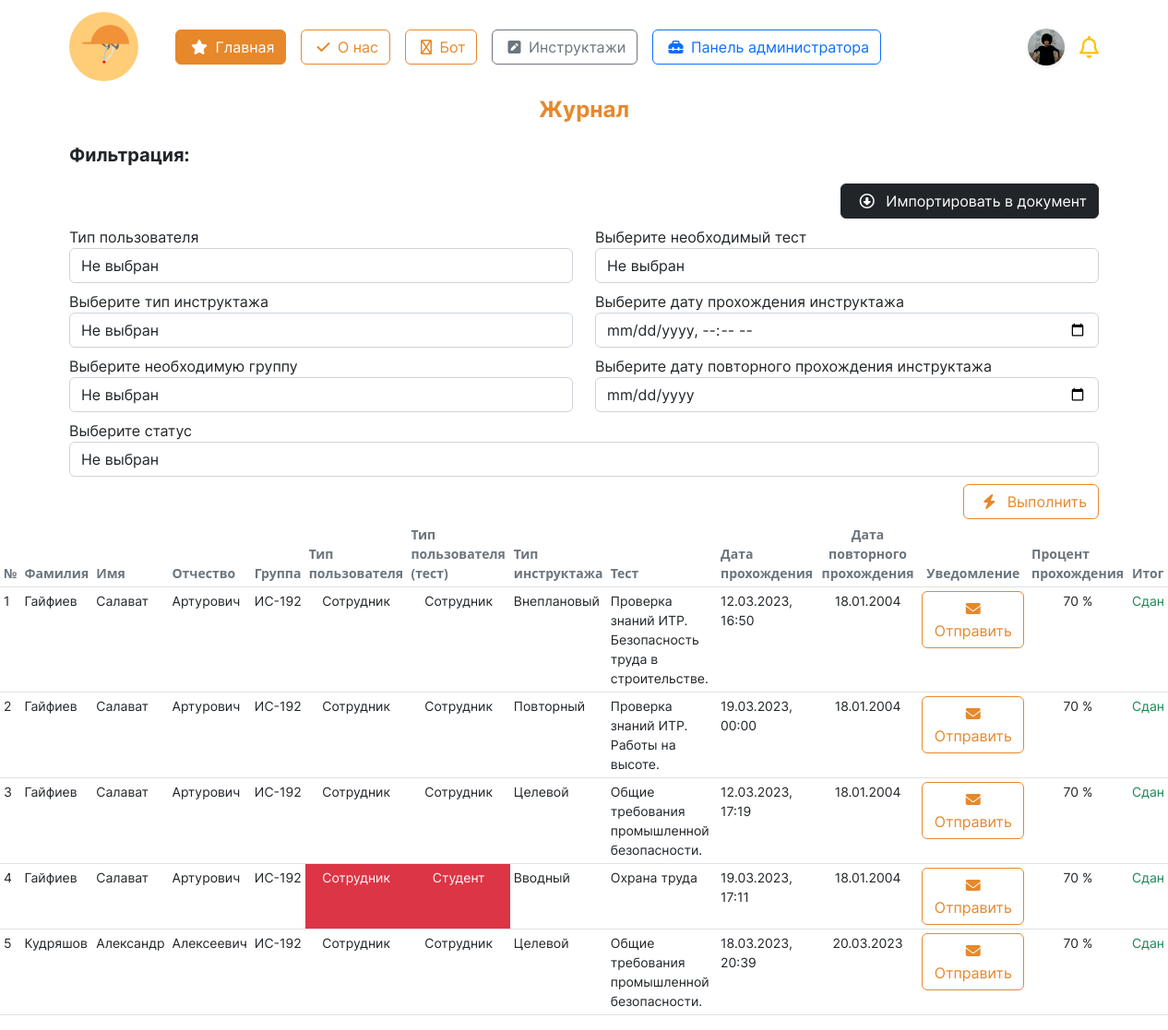
Screenshot of /account/journal/ (signed in) with the database file from the repository.
### initru/models.py (models this page shows, shortened)
class CustomUser(AbstractUser):  # custom user for Users with django
    gen = (
        ('m', 'Мужской'),
        ('j', 'Женский')
    )
    patronymic = models.CharField(
        'Отчество',
        max_length=250,
    )
    gender = models.CharField(
        'Пол', choices=gen,
        max_length=3, null=True,
    )
    birthday_date = models.DateField(
        'Дата рождения', null=True,
    )
    region  = models.ForeignKey(
        Region, on_delete=models.CASCADE,
        null=True, verbose_name='Регион',
    )
    city  = ChainedForeignKey(
        City,
        chained_field='region',
        chained_model_field="region",
        show_all=False,
        auto_choose=True,
        null=True,
        sort=True, verbose_name = 'Город')
    street  = models.ForeignKey(
        Street, on_delete=models.CASCADE,
        null=True, verbose_name='Улица',
    )
    house = models.IntegerField(
        "Номер дома", null=True,
    )
    flat = models.IntegerField(
        'Этаж', null=True,
    )
    avatar = models.ImageField(
        'Изображение пользователя',
        upload_to='images/users/',
        null=True,
        blank=True,
    )
    phone_number = models.CharField(
        'Номер телефона', max_length=20,unique=True,
        blank=False, null=True,
    )
    type_user  = models.ForeignKey(
        typeuser, on_delete=models.CASCADE,
        verbose_name='Тип пользователя', null=True,
    )
    groupStud  = models.ForeignKey(
        Groups, on_delete=models.CASCADE,
        verbose_name='Группа', null=True,
        blank=True
    )
    role  = models.ForeignKey(
        role, on_delete=models.CASCADE,
        null=True, verbose_name='Роль',
    )
    date_end = models.DateField(
        'Дата завершения зачисления',
        null=True,
    )

class res(models.Model):
    user  = models.ForeignKey( CustomUser, on_delete=models.CASCADE, verbose_name='Пользователь')
    instruction  = models.ForeignKey( inst, on_delete=models.CASCADE, verbose_name='Инструктаж')
    quiz = models.ForeignKey(test, on_delete=models.CASCADE, verbose_name= 'Тест')
    date_instruction = models.DateTimeField( 'Дата прохождения инструктажа')
    date_instruction_end = models.DateField('Повторное прохождение', null=True)
    result = models.IntegerField( 'Результат в %')
    mark = models.CharField('Прошел', max_length=255)
    class Meta:
        verbose_name = 'Результат'
        verbose_name_plural = 'Результаты'

class Groups(models.Model):
    name_group = models.CharField(
        'Название группы',
        max_length=8
    )
    special  = models.ForeignKey(
        Spec, on_delete=models.CASCADE,
        null=False, verbose_name='Специальность'
    )
    class Meta:
        verbose_name = 'Группа'
        verbose_name_plural = 'Группы'
    def __str__(self):
        return f'{self.name_group}'

class typeuser(models.Model):
    name_type_user = models.CharField(
        "Название типа пользователя",
        max_length=15
    )
    class Meta:
        verbose_name = 'Тип пользователя'
        verbose_name_plural = 'Тип пользователей'
    def __str__(self):
        return f'{self.name_type_user}'

class test(models.Model):
    instruction = models.ForeignKey( inst, on_delete=models.CASCADE, verbose_name='Инструктаж' )
    name_test = models.CharField( 'Название теста инструктажа', max_length=125 )
    number_of_questions = models.IntegerField('Количество вопросов') ##
    time = models.IntegerField('Ограничение по времени') ##
    required_score_to_pass = models.IntegerField('Рекомендуемый балл в %', help_text='Рекомендуемый балл в %')
    type_user  = models.ForeignKey(typeuser, on_delete=models.CASCADE, verbose_name='Тип пользователя')
    file = models.FileField( 'Файл к тесту', upload_to='instr/', null=True, blank=True)
    class Meta:
        verbose_name = 'Тест'
        verbose_name_plural = 'Тесты'

class inst(models.Model):
    name_instruction = models.CharField(
        'Название инструктажа',
        max_length=64
    )
    date_period = models.IntegerField(
        'Период инструктажа'
    )
    class Meta:
        verbose_name = 'Инструктаж'
        verbose_name_plural = 'Инструктажи'

### initru/views.py (the view, shortened to what this page needs)
# urls.py: path('account/journal/', journalView, name = "journal_view"),
@login_required(login_url='account/login/')
def journalView(request):
    page_name = 'forOss/journal.html'
    role = list(request.user.groups.values_list(
        'name', flat=True))  # получение поли
    if request.user.is_superuser or role[0] == 'Специалист по охране труда':
        obj_res = None  # Для результатов
        obj_briefs = inst.objects.all()  # получение инструктажей
        obj_type_users = typeuser.objects.all()  # получение тип пользователей
        obj_groups = Groups.objects.all()  # получение групп
        obj_quizes = test.objects.all()  # получение тестов
        obj_results_user = res.objects.filter(mark='Сдан')  # получение зачетов
    else:
        return render(request, "error.html")
    values = {
        'type_brief': obj_briefs,
        'type_users': obj_type_users,
        'groups': obj_groups,
        'quiz': obj_quizes,
        'users': obj_results_user,
    }
    return render(request, page_name, values)

### initru/templates/forOss/journal.html (shortened to what this page needs)
{% extends '../base.html' %}
{% load static %}
{% block content %}
<div>
    <div>
        <p class="text-center fw-bold fs-4" style='color:#E7882B; font-family: "Inter-Bold";'>Журнал</p>
    </div>
    <div class='container' style ='font-family: "Inter-Regular";'>
        <p class='fs-5' style='font-family: "Inter-Bold";'>Фильтрация:</p>
        <form id="filter-form">
            <div class = 'd-flex flex-row-reverse mb-2'>
                <button type = 'submit' class = 'btn btn-dark'>
                    <i class="fa-regular fa-circle-down mx-2"></i>
                    Импортировать в документ
                </button>
            </div>
            <div class = 'row'>
                <div class = 'col'>
                    <div class='box mb-2'>
                        <label for="id_type_user">
                            Тип пользователя
                        </label>
                        <select class='form-control  ' name="type_user" id="id_type_user">
                            <option selected class='text-warning fw-bold text-uppercase' value="">Не выбран</option>
                        </select>
                    </div>
                    <div class='box mb-2'>
                        <label for="id_type_brief">
                            Выберите тип инструктажа
                        </label>
                        <select class='form-control  ' name="type_brief" id="id_type_brief">
                            <option selected class='text-warning fw-bold text-uppercase' value="">Не выбран</option>
                        </select>
                    </div>
                    <div class='box mb-2'>
                        <label for="id_group">
                            Выберите необходимую группу
                        </label>
                        <select class='form-control' name="group" id="id_group">
                            <option selected class='text-warning fw-bold text-uppercase' value="">Не выбран</option>
                        </select>
                    </div>
                </div>
                <div class = 'col-6'>
                    <div class='box mb-2'>
                        <label for="id_quiz">
                            Выберите необходимый тест
                        </label>
                        <select class='form-control' name="quiz" id="id_quiz">
                            <option selected class='text-warning fw-bold text-uppercase' value="">Не выбран</option>
                        </select>
                    </div>
                    <div class='box mb-2'>
                        <label for="id_date_start">
                            Выберите дату прохождения инструктажа
                        </label>
                        <input class = 'form-control  ' name = 'date_start' id ='id_date_start' type="datetime-local" placeholder="Выберите дату">
                    </div>
                    <div class='box mb-2'>
                        <label for="id_date_end">
                            Выберите дату повторного прохождения инструктажа
                        </label>
                        <input class = 'form-control' name = 'date_end' id ='id_date_end' type="date" placeholder="Выберите дату">
                    </div>
                </div>
            </div>
            <div class='box mb-2'>
                <label for="id_date_start">
                    Выберите статус
                </label>
                <select class='form-control' name="mark" id="id_mark">
                    <option selected class='text-warning fw-bold text-uppercase' value="">Не выбран</option>
                </select>
            </div>
            <div class = 'float-end'>
                <button class = 'btn btn-outline-orange'>
                    <i class="fa-solid fa-bolt mx-2"></i>
                    Выполнить
                </button>
            </div>
        </form>
    </div>
    <div class = 'tables mt-5'>
        <table id = 'table' class = 'table table-hover table-sm' style="font-size: 14px;">
            <thead>
                <tr>
                    <th class = 'text-secondary' scope="col">№</th>
                    <th class = 'text-secondary' scope="col">Фамилия</th>
                    <th class = 'text-secondary' scope="col">Имя</th>
                    <th class = 'text-secondary' scope="col">Отчество</th>
                    <th class = 'text-secondary' scope="col">Группа</th>
                    <th class = 'text-secondary' scope="col">Тип пользователя</th>
                    <th class = 'text-secondary' scope="col">Тип пользователя (тест)</th>
                    <th class = 'text-secondary' scope="col">Тип инструктажа</th>
                    <th class = 'text-secondary' scope="col">Тест</th>
                    <th class = 'text-secondary' scope="col">Дата прохождения</th>
                    <th class = 'text-secondary text-center' scope="col">Дата повторного прохождения</th>
                    <th class = 'text-secondary text-center' scope="col">Уведомление</th>
                    <th class = 'text-secondary' scope="col">Процент прохождения</th>
                    <th class = 'text-secondary' scope="col">Итог</th>
                </tr>
            </thead>
            <tbody id = 'id_tbody' style='font-family: "Inter-Regular";'>
                {% for u in users %}
                    <tr>
                        <td>
                            {{ forloop.counter }}
                        </td>
                        <td>
                            {{ u.user.last_name }}
                        </td>
                        <td>
                            {{ u.user.first_name }}
                        </td>
                        <td>
                            {{ u.user.patronymic }}
                        </td>
                        <td>
                            {{ u.user.groupStud }}
                        </td>
                            {% if u.user.type_user == u.quiz.type_user %}
                                <td class = 'text-center'>
                                    {{ u.user.type_user }}
                                </td>
                                <td class = 'text-center'>
                                    {{ u.quiz.type_user }}
                                </td>
                            {% else %}
                                <td class = 'bg-danger text-light text-center'>
                                    {{ u.user.type_user }}
                                </td>
                                <td class = 'bg-danger text-light text-center'>
                                    {{ u.quiz.type_user }}
                                </td>
                            {% endif %}
                        <td>
                            {{ u.instruction.name_instruction }}
                        </td>
                        <td>
                            {{ u.quiz.name_test }}
                        </td>
                        <td>
                            {{ u.date_instruction|date:"d.m.Y, H:i" }}
                        </td>
                        <td class="text-center">
                            {{ u.date_instruction_end|date:"d.m.Y" }}
                        </td>
                        <td class="text-center">
                            <button class = 'btn btn-outline-orange'>
                                <i class="fa-solid fa-envelope mx-2"></i>
                                Отправить
                            </button>
                        </td>
                        <td class="text-center">
                            {{ u.result }} %
                        </td>
                        <td>
                            {% if u.mark == 'Не сдан' %}
                                <span class = 'text-danger'> {{ u.mark }}</span>
                            {% else %}
                                <span class = 'text-success'> {{ u.mark }}</span>
                            {% endif %}
                        </td>
                    </tr>
                {% empty %}
                    <tr>
                        <td>Пока пусто.</td>
                    </tr>
                {% endfor %}
            </tbody>
        </table>
    </div>
</div>
{% endblock content %}

### initru/templates/base.html (shortened to what this page needs)
<!DOCTYPE html>
{% load static %}
<html lang="ru">
<head>
	<link rel="stylesheet" href="{% static 'css/bootstrap.min.css' %}">
	<link rel="stylesheet" href="{% static 'css/style.css' %}">
	<link href="{% static 'fontawesomefree/css/fontawesome.css' %}" rel="stylesheet" type="text/css">
	<link href="{% static 'fontawesomefree/css/brands.css' %}" rel="stylesheet" type="text/css">
	<link href="{% static 'fontawesomefree/css/solid.css' %}" rel="stylesheet" type="text/css">
</head>
<header>
	<nav class="navbar" style='font-family: "Inter-Regular";'>
		<div class="container">
			<div class='d-flex align-items-center'>
				<a href="{% url 'main' %}" class="navbar-brand">
					<img src="{% static 'images/logo.svg' %}" alt="logo" height="75">
				</a>
				<div class="d-flex mx-3 flex-wrap">
					<a class='btn btn-orange mx-2' href="{% url 'main' %}">
						<i class="fa-solid fa-star mx-1"></i>
						Главная
					</a>
					<a class='btn btn-outline-orange mx-2' href="{% url 'about' %}">
						<i class="fa-solid fa-check mx-1"></i>
						О нас
					</a>
					<a class='btn btn-outline-orange mx-2' href="{% url 'chat_response' %}">
						<i class="fa-regular fa-robot mx-1"></i>
						Бот
					</a>
					{% if user.is_authenticated %}
					<a class='btn btn-outline-secondary mx-2' href="{% url 'brief' %}">
						<i class="fa-solid fa-square-pen mx-1"></i>
						Инструктажи
					</a>
						{% if user.is_superuser %}
							<a class='btn btn-outline-primary mx-2' href="{% url 'admin:index' %}">
								<i class="fa-solid fa-toolbox mx-1"></i>
								Панель администратора
							</a>
						{% endif %}
					{% endif %}
				</div>
			</div>
			<div class='navbar d-flex justify-content-center'>
				{% if user.is_authenticated %}
				<div class="dropdown text-end d-flex mx-2">
					<a class="d-block link-dark text-decoration-none d-flex align-items-center" id="dropdownUser1" data-bs-toggle="dropdown" aria-expanded="false">
						<div class = 'rounded-circle mx-2 shadow-sm' style = '
						width: 40px;
						height: 40px;
						background-position: center;
						background-repeat: no-repeat;
						background-size: cover;
						background-clip: unset;
						background-image: url("{{ request.user.avatar.url }}");
						'></div>
					</a>
				</div>
				<i class="fa-regular fa-bell fs-4 text-warning"></i>
				{% else %}
				<div class="dropdown text-end">
					<a href="{% url 'login' %}" class="d-block link-dark text-decoration-none">
						<img src="{% static 'images/startPage/user/user.svg' %}" alt="user">
					</a>
				</div>
				{% endif %}
			</div>
		</div>
	</nav>
</header>
<body>
	<main>
		{% block content %}
		{% endblock content %}
	</main>
</body>
</html>

### rows the page displays
CustomUser: user.avatar (picture)
res: user.last_name "Гайфиев", user.first_name "Салават", user.patronymic "Артурович", user.groupStud "ИС-192", user.type_user "Сотрудник", quiz.type_user "Сотрудник", instruction.name_instruction "Внеплановый", quiz.name_test "Проверка знаний ИТР. Безопасность труда в строительстве.", date_instruction "12.03.2023, 16:50", date_instruction_end "18.01.2004", result "70", mark "Сдан"
res: user.last_name "Гайфиев", user.first_name "Салават", user.patronymic "Артурович", user.groupStud "ИС-192", user.type_user "Сотрудник", quiz.type_user "Сотрудник", instruction.name_instruction "Повторный", quiz.name_test "Проверка знаний ИТР. Работы на высоте.", date_instruction "19.03.2023, 00:00", date_instruction_end "18.01.2004", result "70", mark "Сдан"
res: user.last_name "Гайфиев", user.first_name "Салават", user.patronymic "Артурович", user.groupStud "ИС-192", user.type_user "Сотрудник", quiz.type_user "Сотрудник", instruction.name_instruction "Целевой", quiz.name_test "Общие требования промышленной безопасности.", date_instruction "12.03.2023, 17:19", date_instruction_end "18.01.2004", result "70", mark "Сдан"
res: user.last_name "Гайфиев", user.first_name "Салават", user.patronymic "Артурович", user.groupStud "ИС-192", user.type_user "Сотрудник", quiz.type_user "Студент", instruction.name_instruction "Вводный", quiz.name_test "Охрана труда", date_instruction "19.03.2023, 17:11", date_instruction_end "18.01.2004", result "70", mark "Сдан"
res: user.last_name "Кудряшов", user.first_name "Александр", user.patronymic "Алексеевич", user.groupStud "ИС-192", user.type_user "Сотрудник", quiz.type_user "Сотрудник", instruction.name_instruction "Целевой", quiz.name_test "Общие требования промышленной безопасности.", date_instruction "18.03.2023, 20:39", date_instruction_end "20.03.2023", result "70", mark "Сдан"
